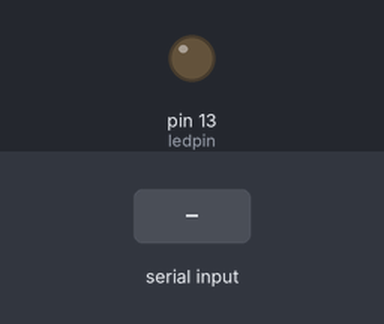
Bench run of a sketch on a simulated Arduino Uno, built with avr-gcc and run on an emulated ATmega328P. On the bench: output pins drawn as LEDs (lit = HIGH). The inputs (shaded band) are chosen by the test bench. What the sketch prints to the serial monitor is not drawn.

Above: at 2.2 s.
2.3 s: "1" received over the second serial link
At 3.5 s:
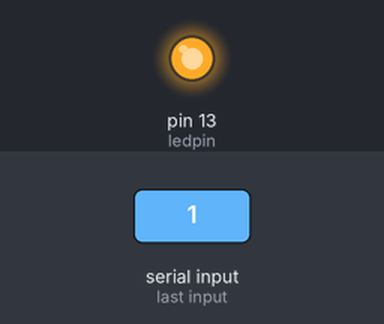
3.8 s: "0" received over the second serial link
At 4.6 s:
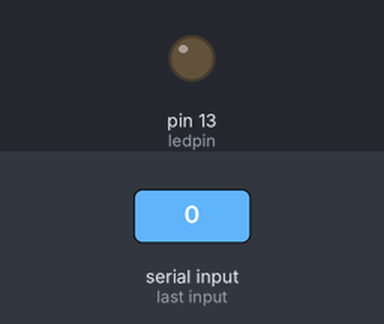
Timing chart, 0 to 6.8 s (numbered marks = the images above; inputs shaded):
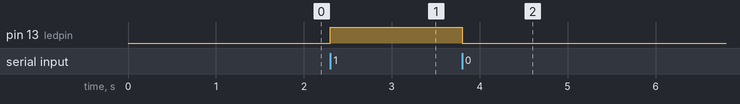

Measured:
- after the input at 2.3 s, pin 13 (ledpin): LOW → HIGH at once
- after the input at 3.8 s, pin 13 (ledpin): HIGH → LOW at once

The sketch:

02_SerialCommunication.ino
```cpp
#include <SoftwareSerial.h>

#define BT_RXD 3
#define BT_TXD 2
SoftwareSerial bluetooth(BT_RXD, BT_TXD);

char c;
int ledpin = 13;

void setup() {
	Serial.begin(9600);
	bluetooth.begin(9600);
	pinMode(ledpin, OUTPUT);
	delay(1000);
	Serial.println("HC-06 AT 모드 테스트 시작");
}

void loop() {
	if(bluetooth.available()) {
		c = bluetooth.read();
		Serial.println(c);
		switch (c)
		{
		case '0':
			digitalWrite(ledpin, LOW);
			break;

		case '1':
			digitalWrite(ledpin, HIGH);
			break;
		}
	}
}
```
